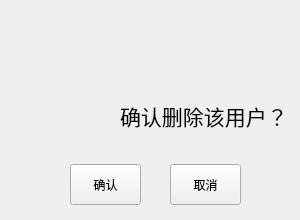
  <widget class="QWidget" name="widget_warn_user_del" native="true">
   <property name="geometry">
    <rect>
     <x>380</x>
     <y>170</y>
     <width>300</width>
     <height>220</height>
    </rect>
   </property>
   <property name="styleSheet">
    <string notr="true">#widget_warn_user_del
{
	background-image: url(:/picture/warnbackground.png);
}</string>
   </property>
   <widget class="QToolButton" name="toolButton_warn_del_enter">
    <property name="geometry">
     <rect>
      <x>70</x>
      <y>164</y>
      <width>71</width>
      <height>41</height>
     </rect>
    </property>
    <property name="text">
     <string>确认</string>
    </property>
   </widget>
   <widget class="QToolButton" name="toolButton_warn_del_cancel">
    <property name="geometry">
     <rect>
      <x>170</x>
      <y>164</y>
      <width>71</width>
      <height>41</height>
     </rect>
    </property>
    <property name="text">
     <string>取消</string>
    </property>
   </widget>
   <widget class="QLabel" name="label_35">
    <property name="geometry">
     <rect>
      <x>20</x>
      <y>70</y>
      <width>81</width>
      <height>81</height>
     </rect>
    </property>
    <property name="styleSheet">
     <string notr="true">border-image: url(:/picture/jinggao.png);</string>
    </property>
    <property name="text">
     <string/>
    </property>
   </widget>
   <widget class="QLabel" name="label_36">
    <property name="geometry">
     <rect>
      <x>120</x>
      <y>95</y>
      <width>191</width>
      <height>41</height>
     </rect>
    </property>
    <property name="font">
     <font>
      <pointsize>16</pointsize>
     </font>
    </property>
    <property name="text">
     <string>确认删除该用户？</string>
    </property>
   </widget>
  </widget>
